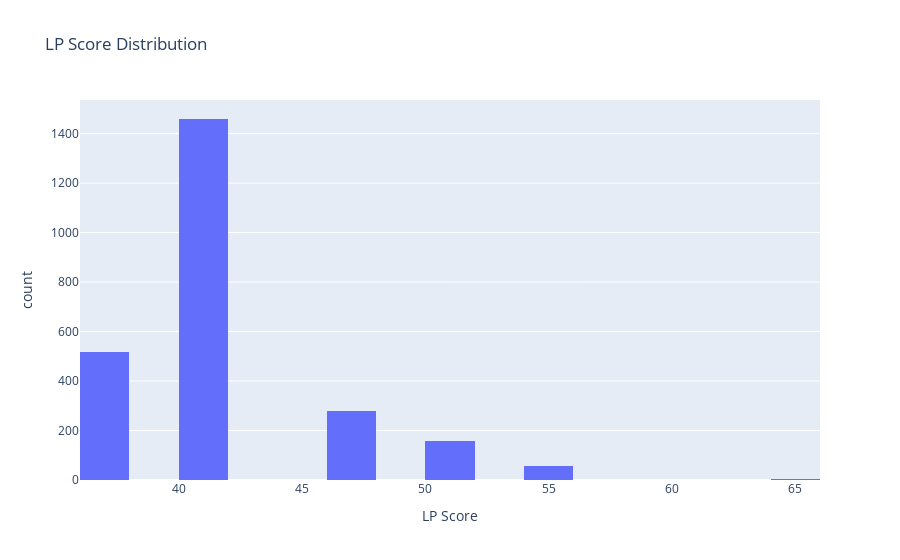

Notebook code cell kept with this figure:
### Code cell
import plotly.express as px

# Create a histogram of LP scores
fig = px.histogram(results_df, x='LP Score', nbins=20, title='LP Score Distribution')
fig.show()

### Figure 1 — Plotly figure (JSON) as saved in the notebook; plotly's stock layout.template omitted (floating-point values rounded to 4 significant figures; data arrays with more than 128 entries replaced by an {"elided": "..."} marker saying what was removed)
{"data": [{"alignmentgroup": "True", "bingroup": "x", "hovertemplate": "LP Score=%{x}<br>count=%{y}<extra></extra>", "legendgroup": "", "marker": {"color": "#636efa", "pattern": {"shape": ""}}, "name": "", "nbinsx": 20, "offsetgroup": "", "orientation": "v", "showlegend": false, "type": "histogram", "x": {"elided": "2476 float values"}, "xaxis": "x", "yaxis": "y"}], "layout": {"barmode": "relative", "legend": {"tracegroupgap": 0}, "title": {"text": "LP Score Distribution"}, "xaxis": {"anchor": "y", "domain": [0, 1], "title": {"text": "LP Score"}}, "yaxis": {"anchor": "x", "domain": [0, 1], "title": {"text": "count"}}}}
